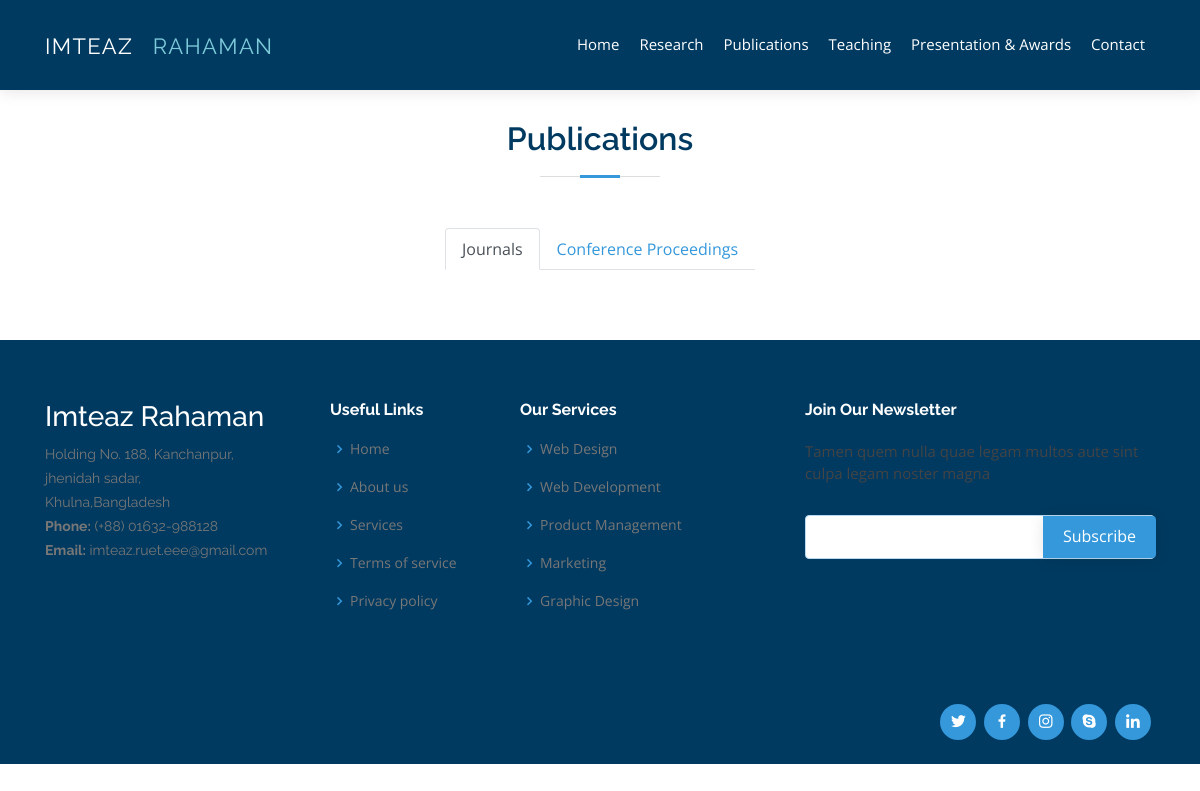
The app's page /publications, older data.
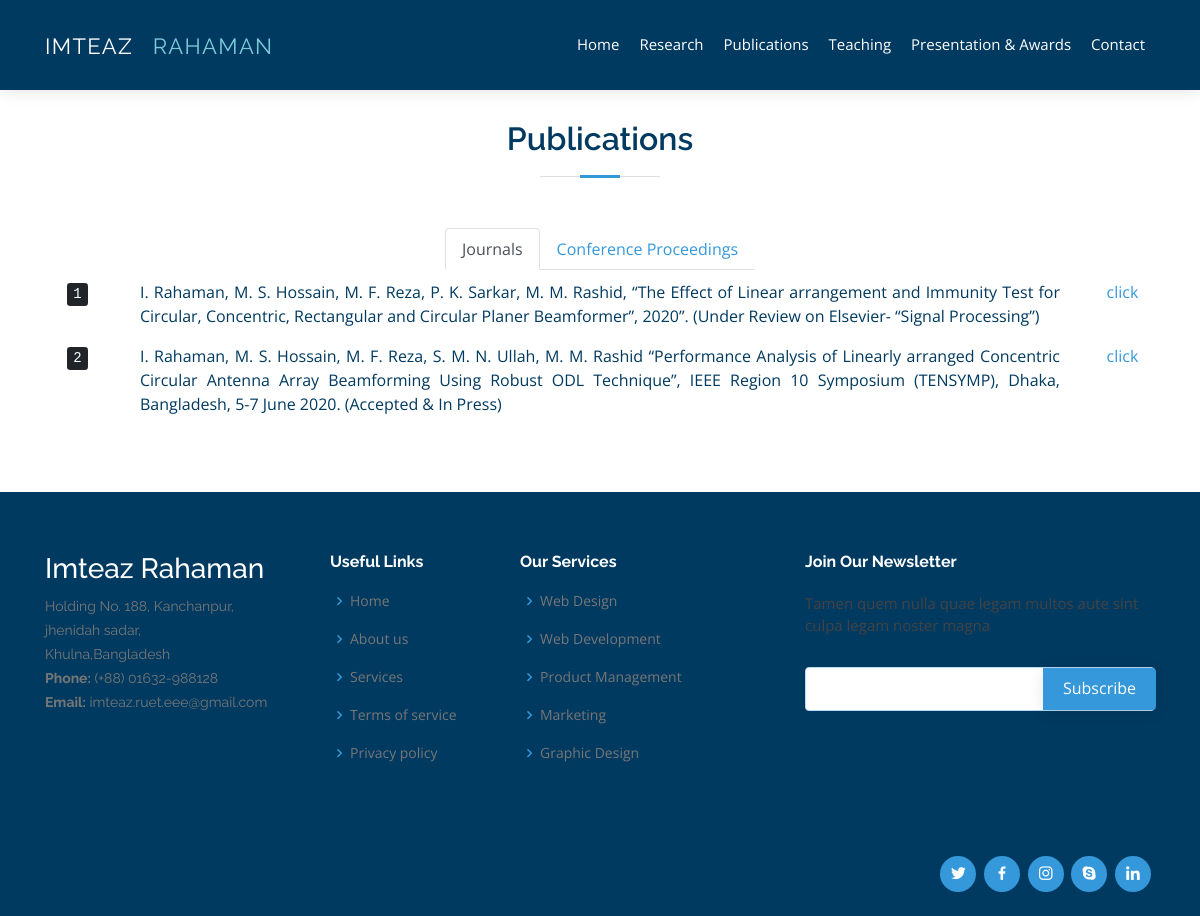
The same page, newer data.
### view/models.py (models this page shows)
class journals(models.Model):
    title = models.CharField(max_length=500)
    link= models.URLField()
    class Meta:
        db_table = "journals"

### view/views.py (the view)
# urls.py: path('publications', views.publicatin, name='publication'),
def publicatin(request):
    journalsdata=journals.objects.all()
    confarencedata=conference.objects.all()
    return render(request, "publication.html",{'title':'Publication','paper':journalsdata,'confarence': confarencedata})

### templates/publication.html (shortened to what this page needs)
{%extends "style.html"%}
{% block pagetitle %} Publications {% endblock %}
{% block pagedata %}
<div class="bs-example">
    <div class="row" style="justify-content: center;margin-bottom: 10px;">
        <ul class="nav nav-tabs" id="myTab">
            <li class="nav-item">
                <a href="#profile" class="nav-link" data-toggle="tab">Journals</a>
            </li>
            <li class="nav-item">
                <a href="#messages" class="nav-link" data-toggle="tab">Conference Proceedings</a>
            </li>
        </ul>
    </div>
    <div class="tab-content">
        <div class="tab-pane fade" id="profile">
            {%for pape in paper%}
            <div class="row" style="text-align: center;">
                <div class="col-lg-1"  >
                    <kbd>{{forloop.counter}}</kbd>
                </div>
                <div class="col-lg-10" style="text-align: justify;">
                    <p> {{pape.title}}
                    </p>
                </div>
                <div class="col-lg-1">
                    <a href={{pape.link}}>click</a>
                </div>
            </div>
          {%endfor%}
        </div>
    </div>
</div>
{% endblock %}

### templates/style.html (shortened to what this page needs)
{%extends "base.html"%}

### templates/base.html (shortened to what this page needs)
{% load static %}
<!DOCTYPE html>
<html lang="en">
<head>
  <link href="{% static 'vendor/bootstrap/css/bootstrap.min.css'%}" rel="stylesheet">
  <link href="{% static 'vendor/icofont/icofont.min.css'%}" rel="stylesheet">
  <link href="{% static 'vendor/boxicons/css/boxicons.min.css'%}" rel="stylesheet">
  <link href="{% static 'vendor/venobox/venobox.css'%}" rel="stylesheet">
  <link href="{% static 'vendor/owl.carousel/assets/owl.carousel.min.css'%}" rel="stylesheet">
    <link href="{% static 'css/my.css'%}" rel="stylesheet">
  <link href="{% static 'css/style.css'%}" rel="stylesheet">
</head>
<body>
  <header id="header" class="fixed-top d-flex align-items-center">
    <div class="container d-flex align-items-center" >
      <div class="logo mr-auto">
        <h1><a href="index" style="color: white; font-size: 30px ;font:normal normal normal 22px/1.4em raleway,sans-serif; ">
           <span style="letter-spacing:0.06em;">Imteaz</span>
          <span style="letter-spacing:0.03em;">&nbsp;</span>
          <span style="color:#7DCADA;letter-spacing:0.06em;font-size:22px;">Rahaman</span></a></h1>
      </div>
      <nav class="nav-menu d-none d-lg-block">
        <ul>
          <li><a href="index">Home</a></li>
          <li><a href="research">Research</a></li>
          <li><a href="publications">Publications</a></li>
          <li><a href="teaching">Teaching</a></li>
          <li><a href="presentation">Presentation & Awards</a></li>
          <li><a href="contact">Contact</a></li>
        </ul>
      </nav>
    </div>
  </header>
  <main id="main">
    <section id="what-we-do" class="what-we-do">
      <div class="container" style="margin-top: 60px;">
        <div class="section-title">
          <h2> {% block pagetitle %}  {% endblock %}</h2>
        </div>
        {% block pagedata %}
        {%endblock%}
        </div>
  </main>
  <footer id="footer">
    <div class="footer-top">
      <div class="container">
        <div class="row">
          <div class="col-lg-3 col-md-6 footer-contact">
            <h3 style="color :#ffff;">Imteaz Rahaman</h3>
            <p>
              Holding No. 188, Kanchanpur, <br> jhenidah sadar,<br>Khulna,Bangladesh<br>
              <strong>Phone:</strong>  (+88) 01632-988128<br>
              <strong>Email:</strong> imteaz.ruet.eee@gmail.com<br>
            </p>
          </div>
          <div class="col-lg-2 col-md-6 footer-links">
            <h4 style="color :#ffff;">Useful Links</h4>
            <ul>
              <li><i class="bx bx-chevron-right"></i> <a href="index">Home</a></li>
              <li><i class="bx bx-chevron-right"></i> <a href="#">About us</a></li>
              <li><i class="bx bx-chevron-right"></i> <a href="#">Services</a></li>
              <li><i class="bx bx-chevron-right"></i> <a href="#">Terms of service</a></li>
              <li><i class="bx bx-chevron-right"></i> <a href="#">Privacy policy</a></li>
            </ul>
          </div>
          <div class="col-lg-3 col-md-6 footer-links">
            <h4 style="color :#ffff;">Our Services</h4>
            <ul>
              <li><i class="bx bx-chevron-right"></i> <a href="#">Web Design</a></li>
              <li><i class="bx bx-chevron-right"></i> <a href="#">Web Development</a></li>
              <li><i class="bx bx-chevron-right"></i> <a href="#">Product Management</a></li>
              <li><i class="bx bx-chevron-right"></i> <a href="#">Marketing</a></li>
              <li><i class="bx bx-chevron-right"></i> <a href="#">Graphic Design</a></li>
            </ul>
          </div>
          <div class="col-lg-4 col-md-6 footer-newsletter">
            <h4 style="color :#ffff;">Join Our Newsletter</h4>
            <p>Tamen quem nulla quae legam multos aute sint culpa legam noster magna</p>
            <form action="" method="post">
              <input type="email" name="email"><input type="submit" value="Subscribe">
            </form>
          </div>
        </div>
      </div>
    </div>
    <div class="container d-md-flex py-4">
      <div class="social-links text-center text-md-right pt-3 pt-md-0">
        <a href="#" class="twitter"><i class="bx bxl-twitter"></i></a>
        <a href="#" class="facebook"><i class="bx bxl-facebook"></i></a>
        <a href="#" class="instagram"><i class="bx bxl-instagram"></i></a>
        <a href="#" class="google-plus"><i class="bx bxl-skype"></i></a>
        <a href="#" class="linkedin"><i class="bx bxl-linkedin"></i></a>
      </div>
    </div>
  </footer>
</body>
</html>

### static/css/style.css (style rules this page uses)
body { font-family: "Open Sans", sans-serif; color: #003a60; }
a { color: #3498db; }
h1, h2, h3, h4, h5, h6 { font-family: "Raleway", sans-serif; }
#header { height: 90px; transition: all 0.5s; z-index: 997; transition: all 0.5s; background:#003a60; box-shadow: 0px 2px 15px rgba(0, 0, 0, 0.1); }
#header .logo h1 { font-size: 28px; margin: 0; font-weight: 600; letter-spacing: 1px; text-transform: uppercase; color: #384046; }
#header .logo h1 a, #header .logo h1 a:hover { color: #384046; text-decoration: none; }
.nav-menu, .nav-menu * { margin: 0; padding: 0; list-style: none; }
.nav-menu > ul > li { position: relative; white-space: nowrap; float: left; }
.nav-menu a { display: block; position: relative; color: white; padding: 0 10px; font:normal normal normal 15px/1.4em 'open sans',sans-serif; }
.mobile-nav { position: fixed; top: 55px; right: 15px; bottom: 15px; left: 15px; z-index: 9999; overflow-y: auto; background: #fff; transition: ease-in-out 0.2s; opacity: 0; visibility: hidden; border-radius: 10px; padding: 10px 0; }
.mobile-nav * { margin: 0; padding: 0; list-style: none; }
.mobile-nav a { display: block; position: relative; color: #384046; padding: 10px 20px; font-weight: 500; outline: none; }
section { padding: 60px 0; }
.section-title { text-align: center; padding-bottom: 30px; }
.section-title h2 { font-size: 32px; font-weight: 600; margin-bottom: 20px; padding-bottom: 20px; position: relative; }
.section-title h2::before { content: ''; position: absolute; display: block; width: 120px; height: 1px; background: #ddd; bottom: 1px; left: calc(50% - 60px); }
.section-title h2::after { content: ''; position: absolute; display: block; width: 40px; height: 3px; background: #3498db; bottom: 0; left: calc(50% - 20px); }
#footer { color: #444444; font-size: 14px; background: #f7fbfe; background-color: #003a60; }
#footer .footer-top { padding: 60px 0 30px 0; background: #fff; background-color: #003a60; }
#footer .footer-top .footer-contact { margin-bottom: 30px; }
#footer .footer-top .footer-contact p { font-size: 14px; line-height: 24px; margin-bottom: 0; font-family: "Raleway", sans-serif; color: #777777; }
#footer .footer-top h4 { font-size: 16px; font-weight: bold; color: #444444; position: relative; padding-bottom: 12px; }
#footer .footer-top .footer-links { margin-bottom: 30px; }
#footer .footer-top .footer-links ul { list-style: none; padding: 0; margin: 0; }
#footer .footer-top .footer-links ul i { padding-right: 2px; color: #3498db; font-size: 18px; line-height: 1; }
#footer .footer-top .footer-links ul li { padding: 10px 0; display: flex; align-items: center; }
#footer .footer-top .footer-links ul li:first-child { padding-top: 0; }
#footer .footer-top .footer-links ul a { color: #777777; transition: 0.3s; display: inline-block; line-height: 1; }
#footer .footer-newsletter { font-size: 15px; }
#footer .footer-newsletter h4 { font-size: 16px; font-weight: bold; color: #444444; position: relative; padding-bottom: 12px; }
#footer .footer-newsletter form { margin-top: 30px; background: #fff; padding: 6px 10px; position: relative; border-radius: 4px; text-align: left; border: 1px solid #b6daf2; }
#footer .footer-newsletter form input[type="email"] { border: 0; padding: 4px 8px; width: calc(100% - 100px); }
#footer .footer-newsletter form input[type="submit"] { position: absolute; top: 0; right: -2px; bottom: 0; border: 0; background: none; font-size: 16px; padding: 0 20px 2px 20px; background: #3498db; color: #fff; transition: 0.3s; border-radius: 0 4px 4px 0; box-shadow: 0px 2px 15px rgba(0, 0, 0, 0.1); }
#footer .social-links a { font-size: 18px; display: inline-block; background: #3498db; color: #fff; line-height: 1; padding: 8px 0; margin-right: 4px; border-radius: 50%; text-align: center; width: 36px; height: 36px; transition: 0.3s; }

Row changes from the older to the newer data that the page shows:
added journals: title "I. Rahaman, M. S. Hossain, M. F. Reza, P. K. Sarkar, M. M. Rashid, “The Effect of Linear arrangement and Immunity Test for Circular, Concentric, Rectangular and Circular Planer Beamformer”, 2020”. (Under Review on Elsevier- “Signal Processing”)"
added journals: title "I. Rahaman, M. S. Hossain, M. F. Reza, S. M. N. Ullah, M. M. Rashid “Performance Analysis of Linearly arranged Concentric Circular Antenna Array Beamforming Using Robust ODL Technique”, IEEE Region 10 Symposium (TENSYMP), Dhaka, Bangladesh, 5-7 June 2020. (Accepted & In Press)"
